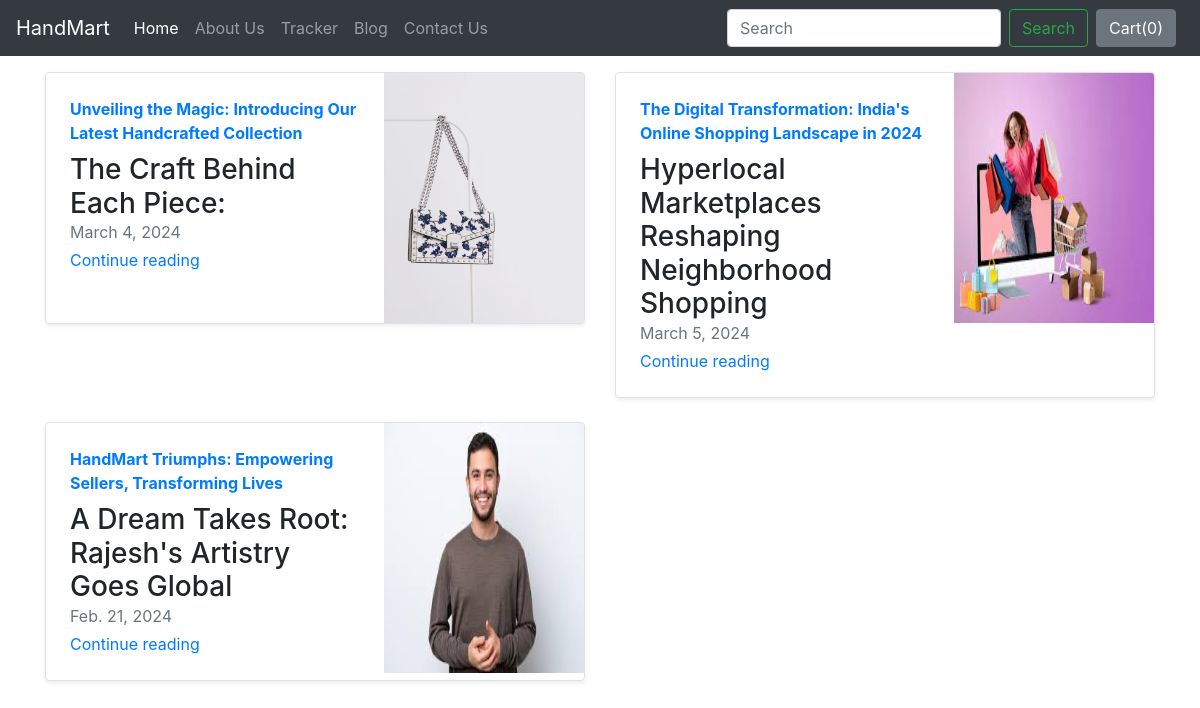
Screenshot of /blog/ with the database file from the repository.
### blog/models.py (models this page shows)
class Blogpost(models.Model):
    post_id = models.AutoField(primary_key=True)
    title = models.CharField(max_length=500)
    ctitle = models.CharField(max_length=5000, default="")
    head0 = models.CharField(max_length=500, default="")
    chead0 = models.CharField(max_length=5000, default="")
    head1 = models.CharField(max_length=500, default="")
    chead1 = models.CharField(max_length=5000, default="")
    head2 = models.CharField(max_length=500, default="")
    chead2 = models.CharField(max_length=5000, default="")
    pub_date = models.DateField()
    thumbnail = models.ImageField(upload_to='shop/images', default="")
    def __str__(self):
        return self.title

### blog/views.py (the view)
# urls.py: path('', views.index, name="blogHome"),
def index(request):
    myposts = Blogpost.objects.all()
    print(myposts)
    return render(request, 'blog/index.html', {'myposts': myposts})

### blog/templates/blog/index.html
{%extends 'blog/basic.html'%}
{%block body%}
<div class="container mt-3">
    <div class="row my-2">
        {% for item in myposts %}
        <div class="col-md-6">
            <div class="row no-gutters border rounded overflow-hidden flex-md-row mb-4 shadow-sm h-md-250 position-relative">
                <div class="col p-4 d-flex flex-column position-static">
                    <strong class="d-inline-block mb-2 text-primary">{{item.title}}</strong>
                    <h3 class="mb-0">{{item.head0}}</h3>
                    <div class="mb-1 text-muted">{{item.pub_date}}</div>
                    <a href="/blog/blogpost/{{item.post_id}}" class="stretched-link">Continue reading</a>
                </div>
                <div class="col-auto d-none d-lg-block">
                    <img src="/media/{{item.thumbnail}}" class="bd-placeholder-img" width="200" height="250">
                </div>
            </div>
        </div>
        {%endfor%}
    </div>
</div>
{%endblock%}

### blog/templates/blog/basic.html (shortened to what this page needs)
<!doctype html>
<html lang="en">
<head>
    <link rel="stylesheet" href="https://stackpath.bootstrapcdn.com/bootstrap/4.2.1/css/bootstrap.min.css"
>
</head>
<body>
<nav class="navbar navbar-expand-lg navbar-dark bg-dark">
    <a class="navbar-brand" href="/shop">HandMart</a>
    <div class="collapse navbar-collapse" id="navbarSupportedContent">
        <ul class="navbar-nav mr-auto">
            <li class="nav-item active">
                <a class="nav-link" href="/shop">Home <span class="sr-only">(current)</span></a>
            </li>
            <li class="nav-item">
                <a class="nav-link" href="/shop/about">About Us</a>
            </li>
            <li class="nav-item">
                <a class="nav-link" href="/shop/tracker">Tracker</a>
            </li>
            <li class="nav-item">
                <a class="nav-link" href="/blog">Blog</a>
            </li>
            <li class="nav-item">
                <a class="nav-link" href="/shop/contact">Contact Us</a>
            </li>
        </ul>
        <form class="form-inline my-2 my-lg-0">
            <input class="form-control mr-sm-2" type="search" placeholder="Search" aria-label="Search">
            <button class="btn btn-outline-success my-2 my-sm-0" type="submit">Search</button>
        </form>
        <button type="button" class="btn btn-secondary mx-2" id="popcart" data-container="body" data-toggle="popover"
                data-placement="bottom" data-html="true" data-content="Vivamus
sagittis lacus vel augue laoreet rutrum faucibus.">
            Cart(<span id="cart">0</span>)
        </button>
    </div>
</nav>
{% block body %} {% endblock %}
</body>
</html>

### rows the page displays
Blogpost: title "Unveiling the Magic: Introducing Our Latest Handcrafted Collection", head0 "The Craft Behind Each Piece:", pub_date "March 4, 2024", thumbnail (picture)
Blogpost: title "The Digital Transformation: India's Online Shopping Landscape in 2024", head0 "Hyperlocal Marketplaces Reshaping Neighborhood Shopping", pub_date "March 5, 2024", thumbnail (picture)
Blogpost: title "HandMart Triumphs: Empowering Sellers, Transforming Lives", head0 "A Dream Takes Root: Rajesh's Artistry Goes Global", pub_date "Feb. 21, 2024", thumbnail (picture)
